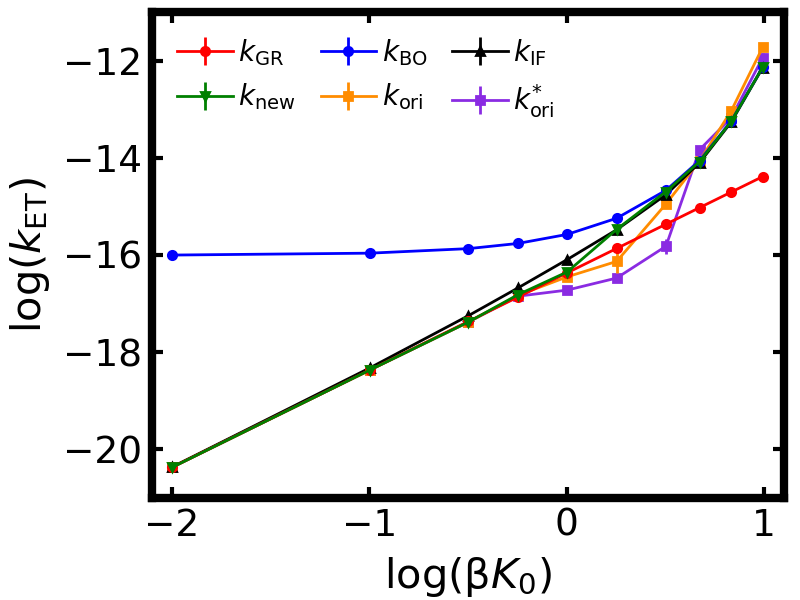

Recreate this plot in Python.
import sys
import os
import matplotlib.pyplot as plt   # plots
import numpy as np

from liblibra_core import *
from libra_py import units

from plot_utils import set_style, add_hbar, add_abar

parent_dir = os.path.abspath(os.path.join(os.path.dirname(__file__), '..'))
sys.path.insert(0, parent_dir)

set_style()

calc_dirs = [d for d in os.listdir('../') if d.startswith('_sys_')]
_sys_1_method_1 = sorted([k for k in calc_dirs if k.startswith("_sys_1_method_1")], key=lambda s: float(s.split('_')[8]))
_sys_1_method_2_fix_y = sorted([k for k in calc_dirs if k.startswith("_sys_1_method_2_a_0.1_fix_y")], key=lambda s: float(s.split('_')[10]))
_sys_1_method_2_a_1_fix_y = sorted([k for k in calc_dirs if k.startswith("_sys_1_method_2") and "_a_0.1" not in k and "_fix_y" in k], key=lambda s: float(s.split('_')[10]))
_sys_1_method_2_a_1_fix_y = _sys_1_method_2_fix_y[:(len(_sys_1_method_2_fix_y)-len(_sys_1_method_2_a_1_fix_y))]+_sys_1_method_2_a_1_fix_y
_sys_1_method_2_fix_s = sorted([k for k in calc_dirs if k.startswith("_sys_1_method_2_a_0.1_fix_s")], key=lambda s: float(s.split('_')[10]))
_sys_1_method_2_a_1_fix_s = sorted([k for k in calc_dirs if k.startswith("_sys_1_method_2") and "_a_0.1" not in k and "_fix_s" in k], key=lambda s: float(s.split('_')[10]))
_sys_1_method_2_a_1_fix_s = _sys_1_method_2_fix_s[:(len(_sys_1_method_2_fix_s)-len(_sys_1_method_2_a_1_fix_s))]+_sys_1_method_2_a_1_fix_s
_sys_1_method_3_fix_y = sorted([k for k in calc_dirs if k.startswith("_sys_1_method_3_fix_y")], key=lambda s: float(s.split('_')[8]))
_sys_1_method_3_fix_s = sorted([k for k in calc_dirs if k.startswith("_sys_1_method_3_fix_s")], key=lambda s: float(s.split('_')[8]))

with open("../" + _sys_1_method_1[0] + "/_model_params.txt") as f:
    model_params = eval(f.read())

with open("../" + _sys_1_method_1[0] + "/_control_params_dynamics.txt") as f:
    control_params = eval(f.read())

# ======= Pull in all the rate data =======
beta = units.hartree / (units.boltzmann * control_params["Temperature"])

ktst0 = np.loadtxt("../" + _sys_1_method_1[0] + "/tst_data/ktsts.txt")
kappa0_se = np.loadtxt("../" + _sys_1_method_1[0] + "/kappa_data/kappa_se.txt")[-1]
kappa0_avg = np.loadtxt("../" + _sys_1_method_1[0] + "/kappa_data/kappa_avg.txt")[-1]
kBO0_se = ktst0 * kappa0_se
kBO0 = ktst0 * kappa0_avg

K0_arr = np.array([key.split('_')[8] for key in _sys_1_method_1], dtype=float)[1:]
kGR_arr = np.zeros(K0_arr.shape)
kBO_arr = np.zeros(K0_arr.shape)
kBO_se_arr = np.zeros(K0_arr.shape)
kIF_arr = np.zeros(K0_arr.shape)
kIF_se_arr = np.zeros(K0_arr.shape)
kold_arr = np.zeros(K0_arr.shape)
kold_se_arr = np.zeros(K0_arr.shape)
kolda1_arr = np.zeros(K0_arr.shape)
kolda1_se_arr = np.zeros(K0_arr.shape)
knew_arr = np.zeros(K0_arr.shape)
knew_se_arr = np.zeros(K0_arr.shape)

for i, d in enumerate(_sys_1_method_1[1:]):
    kGR_arr[i] = np.loadtxt("../" + _sys_1_method_1[i+1] + "/tst_data/kGR.txt")
    kBO_arr[i] = np.loadtxt("../" + _sys_1_method_1[i+1] + "/tst_data/ktsts.txt")
    kBO_se_arr[i] = kBO_arr[i] * np.loadtxt("../" + _sys_1_method_1[i+1] + "/kappa_data/kappa_se.txt")[-1]
    kBO_arr[i] *= np.loadtxt("../" + _sys_1_method_1[i+1] + "/kappa_data/kappa_avg.txt")[-1]
    kIF_arr[i] = kGR_arr[i] * kBO_arr[i] / (kGR_arr[i] + kBO0)
    kIF_se_arr[i] = kIF_arr[i] * kBO_se_arr[i] / kBO_arr[i]

for i in range(5):
    kold_arr[i] = np.loadtxt("../" + _sys_1_method_2_fix_y[i] + "/tst_data/ktsty.txt")
    kold_se_arr[i] = kold_arr[i] * np.loadtxt("../" + _sys_1_method_2_fix_y[i] + "/kappa_data/kappa_se.txt")[-1]
    kold_arr[i] *= np.loadtxt("../" + _sys_1_method_2_fix_y[i] + "/kappa_data/kappa_avg.txt")[-1]
    knew_arr[i] = np.loadtxt("../" + _sys_1_method_3_fix_y[i] + "/tst_data/ktsty.txt")
    knew_se_arr[i] = knew_arr[i] * np.loadtxt("../" + _sys_1_method_3_fix_y[i] + "/kappa_data/kappa_se.txt")[-1]
    knew_arr[i] *= np.loadtxt("../" + _sys_1_method_3_fix_y[i] + "/kappa_data/kappa_avg.txt")[-1]
for i in range(5,10):
    kold_arr[i] = np.loadtxt("../" + _sys_1_method_2_fix_s[i] + "/tst_data/ktsts.txt")
    kold_se_arr[i] = kold_arr[i] * np.loadtxt("../" + _sys_1_method_2_fix_s[i] + "/kappa_data/kappa_se.txt")[-1]
    kold_arr[i] *= np.loadtxt("../" + _sys_1_method_2_fix_s[i] + "/kappa_data/kappa_avg.txt")[-1]
    knew_arr[i] = np.loadtxt("../" + _sys_1_method_3_fix_s[i] + "/tst_data/ktsts.txt")
    knew_se_arr[i] = knew_arr[i] * np.loadtxt("../" + _sys_1_method_3_fix_s[i] + "/kappa_data/kappa_se.txt")[-1]
    knew_arr[i] *= np.loadtxt("../" + _sys_1_method_3_fix_s[i] + "/kappa_data/kappa_avg.txt")[-1]

for i in range(7):
    kolda1_arr[i] = np.loadtxt("../" + _sys_1_method_2_a_1_fix_y[i] + "/tst_data/ktsty.txt")
    kolda1_se_arr[i] = kolda1_arr[i] * np.loadtxt("../" + _sys_1_method_2_a_1_fix_y[i] + "/kappa_data/kappa_se.txt")[-1]
    kolda1_arr[i] *= np.loadtxt("../" + _sys_1_method_2_a_1_fix_y[i] + "/kappa_data/kappa_avg.txt")[-1]
for i in range(7,10):
    kolda1_arr[i] = np.loadtxt("../" + _sys_1_method_2_a_1_fix_s[i] + "/tst_data/ktsts.txt")
    kolda1_se_arr[i] = kolda1_arr[i] * np.loadtxt("../" + _sys_1_method_2_a_1_fix_s[i] + "/kappa_data/kappa_se.txt")[-1]
    kolda1_arr[i] *= np.loadtxt("../" + _sys_1_method_2_a_1_fix_s[i] + "/kappa_data/kappa_avg.txt")[-1]

fig, ax = plt.subplots(dpi=200)
ax.errorbar(np.log10(beta * K0_arr), np.log10(kGR_arr), kGR_arr*0, fmt='o-', markersize=3, linewidth=1, color='r', label=r'$k_\mathrm{GR}$', zorder=5)
ax.errorbar(np.log10(beta * K0_arr), np.log10(knew_arr), knew_se_arr / (knew_arr * np.log(10)), fmt='v-', markersize=3, linewidth=1, color='g', label=r'$k_\mathrm{new}$', zorder=6)
ax.errorbar(np.log10(beta * K0_arr), np.log10(kBO_arr), kBO_se_arr / (kBO_arr * np.log(10)), fmt='o-', markersize=3, linewidth=1, color='b', label=r'$k_\mathrm{BO}$', zorder=4)
ax.errorbar(np.log10(beta * K0_arr), np.log10(kold_arr), kold_se_arr / (kold_arr * np.log(10)), fmt='s-', markersize=3, linewidth=1, color='darkorange', label=r'$k_\mathrm{ori}$', zorder=2)
ax.errorbar(np.log10(beta * K0_arr), np.log10(kIF_arr), kIF_se_arr / (kIF_arr * np.log(10)), fmt='^-', markersize=3, linewidth=1, color='k', label=r'$k_\mathrm{IF}$', zorder=3)
#ax.errorbar(np.log10(beta * K0_arr[:7]), np.log10(kolda1_arr[:7]), kolda1_se_arr[:7] / (kolda1_arr[:7] * np.log(10)), fmt='s-', markersize=3, linewidth=1, color='blueviolet', label=r'$k_\mathrm{ori}^{*}$', zorder=1)
ax.errorbar(np.log10(beta * K0_arr), np.log10(kolda1_arr), kolda1_se_arr / (kolda1_arr * np.log(10)), fmt='s-', markersize=3, linewidth=1, color='blueviolet', label=r'$k_\mathrm{ori}^{*}$', zorder=1)
ax.set_xlim(-2.1,1.1)
ax.set_ylim(-21.0,-11.0)
ax.set_xticks([-2, -1, 0, 1])
ax.set_yticks([-20, -18, -16, -14, -12])
ax.set_xlabel(r"log(β$K_0$)", fontsize = 15)
ax.set_ylabel(r"log($k_{\mathrm{ET}}$)", fontsize = 15)
ax.set_title("")
ax.legend(ncol=3, fontsize=10, loc='upper left', handletextpad=0.2,  columnspacing=0.9)

plt.subplots_adjust(left=0.19, right=0.98, top=0.98, bottom=0.17)
plt.savefig('figure4.png')

print(K0_arr)
print(kolda1_arr)
print(kolda1_se_arr)
print(kolda1_arr/kolda1_se_arr)
